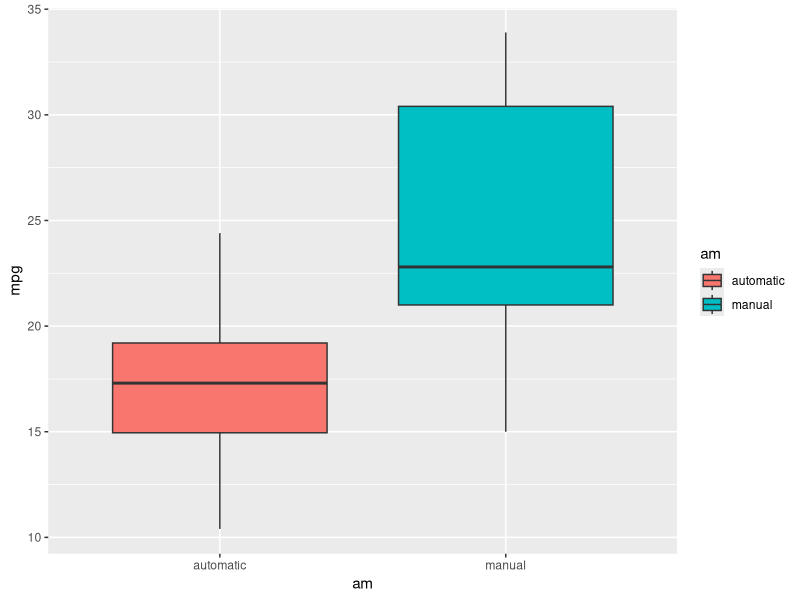
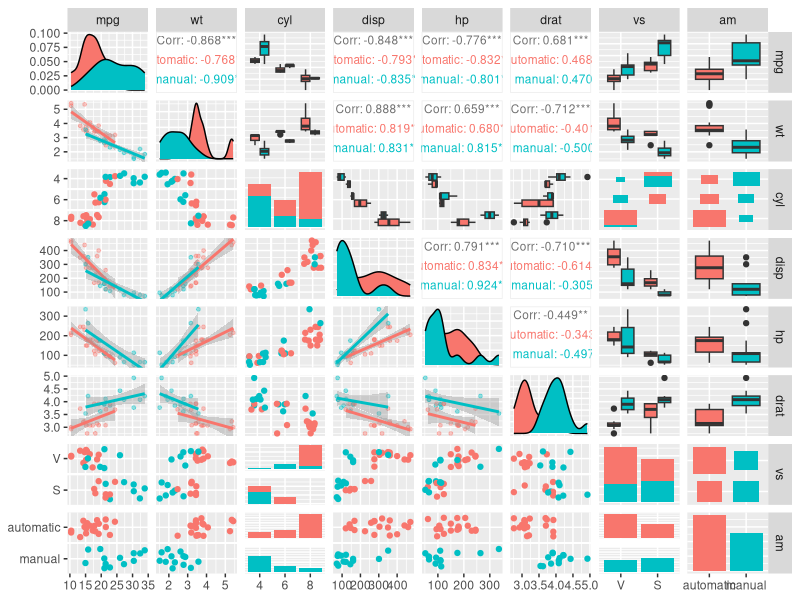
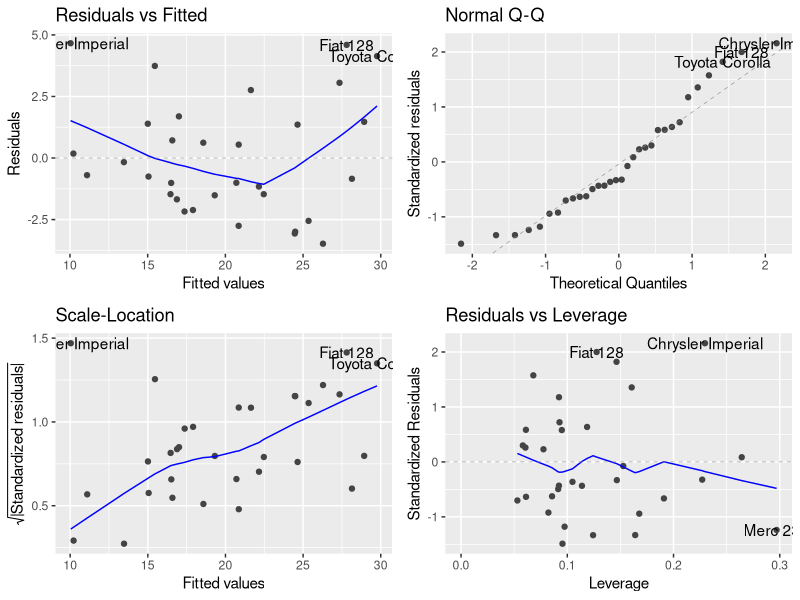

R code for these plots, in order:
## ---- chunk 1
knitr::opts_chunk$set(echo = TRUE, warning=FALSE, message=FALSE, fig.width=10, fig.height=5)
options(width=120)
## ---- chunk 2
library(ggplot2)
library(GGally)
library(dplyr)
library(ggfortify)
data(mtcars)
mtcarsFactors <- mtcars
mtcarsFactors$am <- as.factor(mtcarsFactors$am)
levels(mtcarsFactors$am) <- c("automatic", "manual")
mtcarsFactors$cyl <- as.factor(mtcarsFactors$cyl)
mtcarsFactors$gear <- as.factor(mtcarsFactors$gear)
mtcarsFactors$vs <- as.factor(mtcarsFactors$vs)
levels(mtcarsFactors$vs) <- c("V", "S")
## ---- chunk 3
# Res 1
dim(mtcarsFactors)
# Res 2
head(mtcarsFactors)
## ---- chunk 4
# Figure 1
library(ggplot2)
p <- ggplot(mtcarsFactors, aes(am, mpg))
p + geom_boxplot(aes(fill = am))
## ---- chunk 5
# Res 3
cors <- cor(mtcars$mpg, mtcars)
orderedCors <- cors[,order(-abs(cors[1,]))]
orderedCors
# Res 4
amPos <- which(names(orderedCors)=="am")
subsetColumns <- names(orderedCors)[1:amPos]
subsetColumns
# Figure 2
mtcarsFactors[,subsetColumns] %>% 
   ggpairs(
     mapping = ggplot2::aes(color = am), 
     upper = list(continuous = wrap("cor", size = 3)),
     lower = list(continuous = wrap("smooth", alpha=0.4, size=1), combo = wrap("dot"))
   )
## ---- chunk 6
# Res 5
basicFit <- lm(mpg ~ am, mtcarsFactors)
summary(basicFit)
## ---- chunk 7
# Res 6
totalFit <- lm(mpg ~ ., mtcarsFactors)
summary(totalFit)
## ---- chunk 8
# Res 7
bestFit <- step(totalFit,direction="both",trace=FALSE)
summary(bestFit)
## ---- chunk 9
# Figure 3
autoplot(bestFit)
